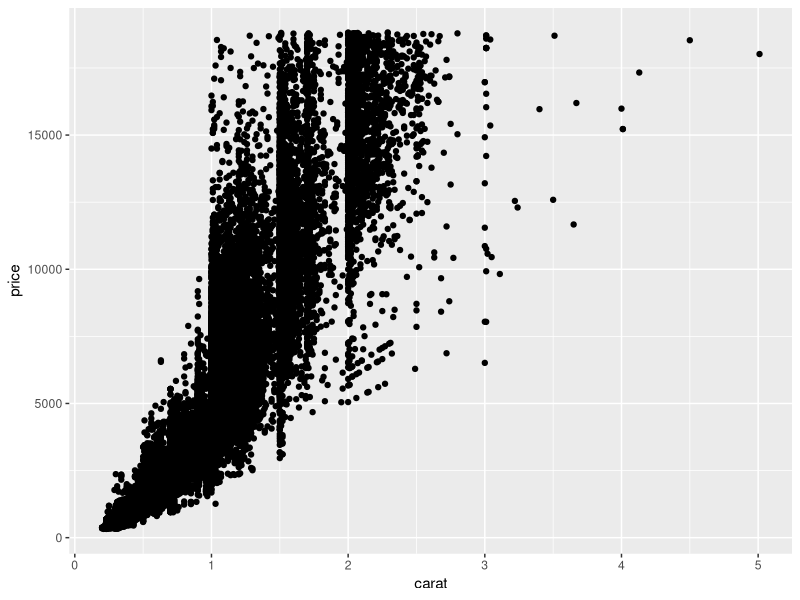
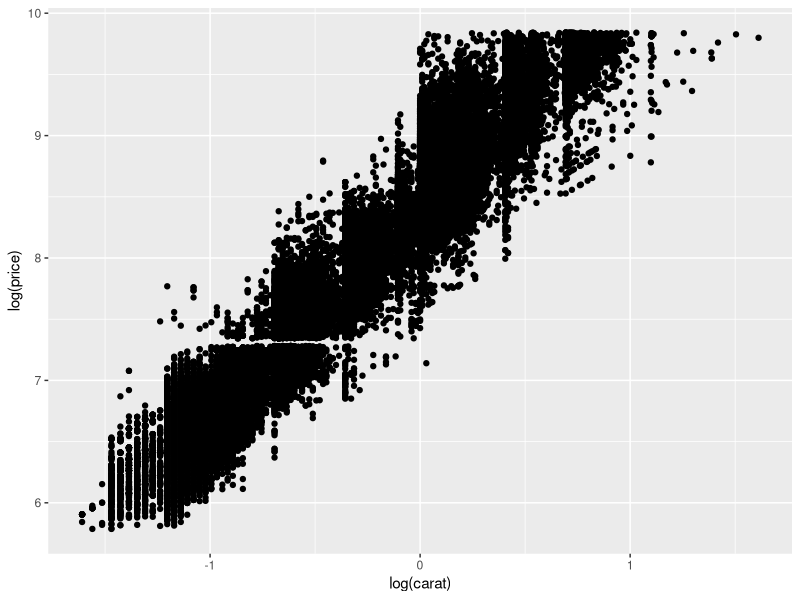
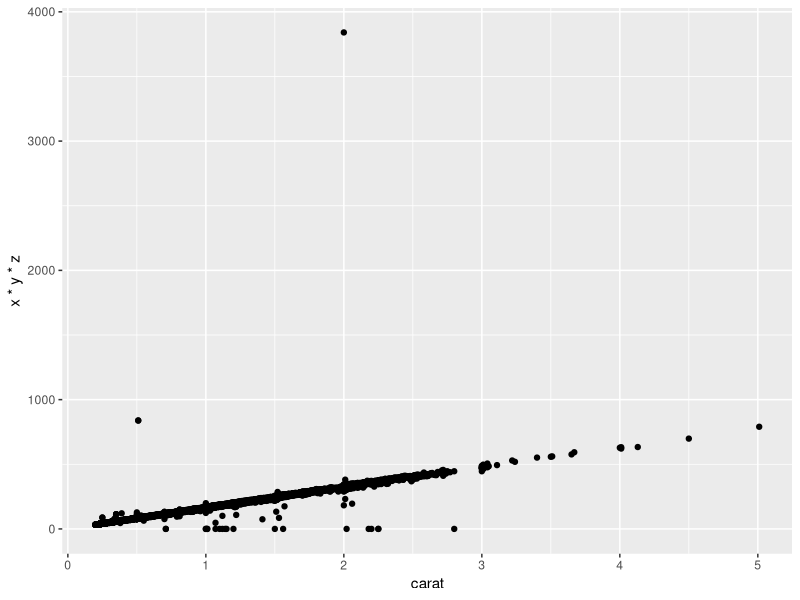
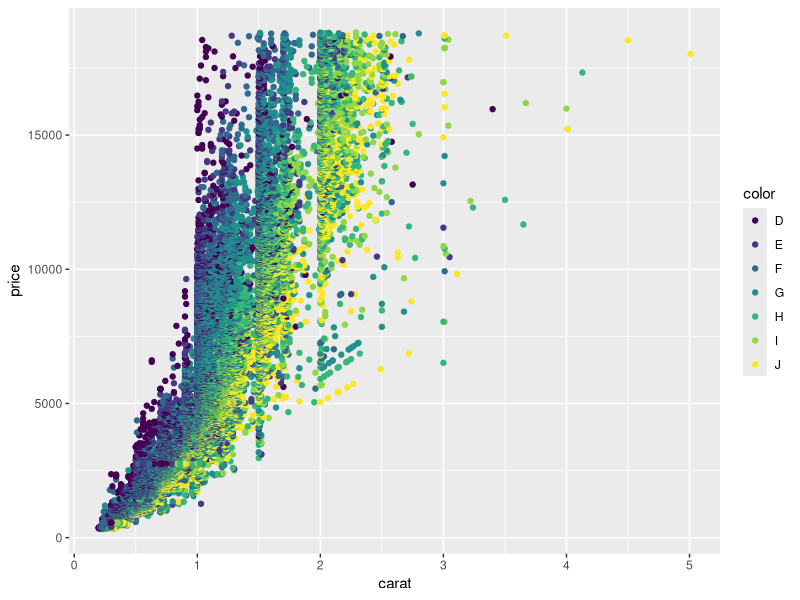
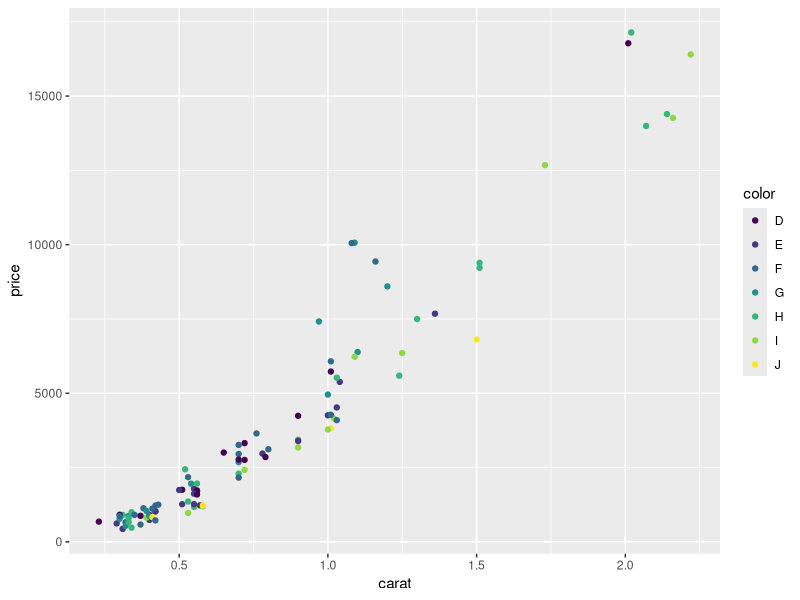
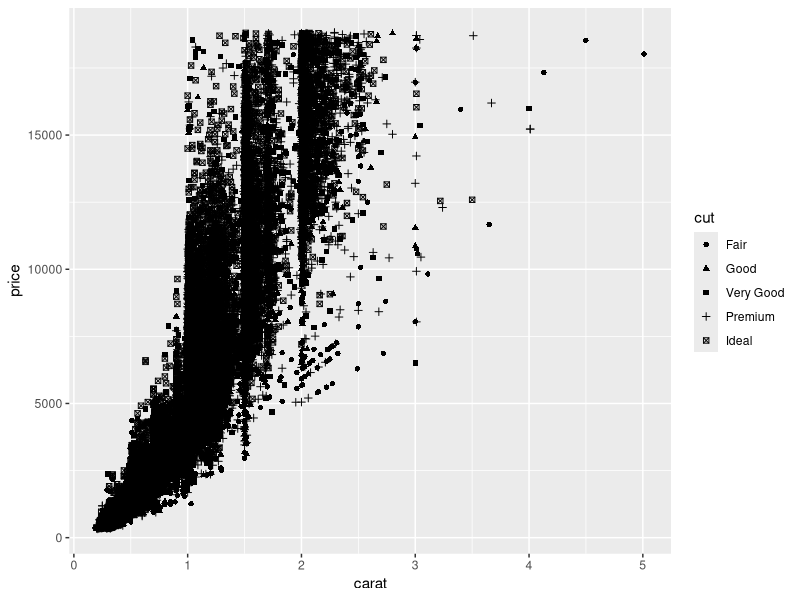
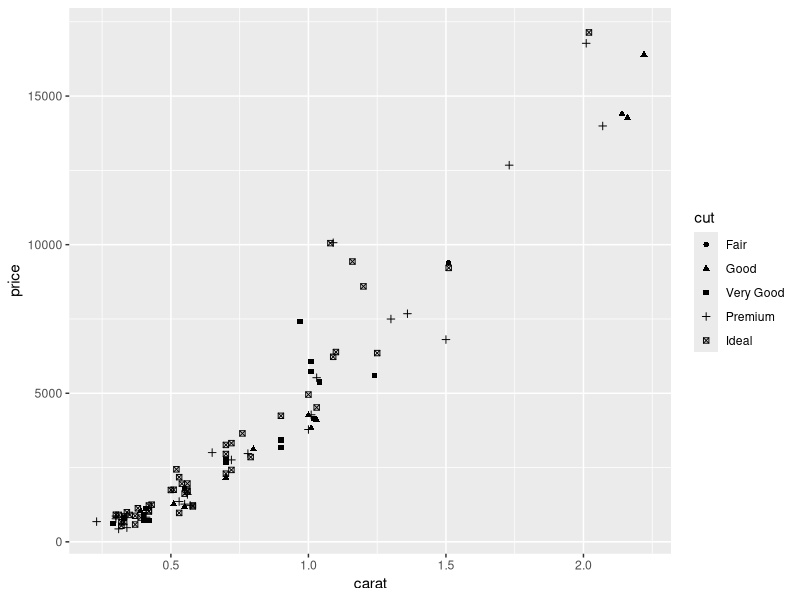
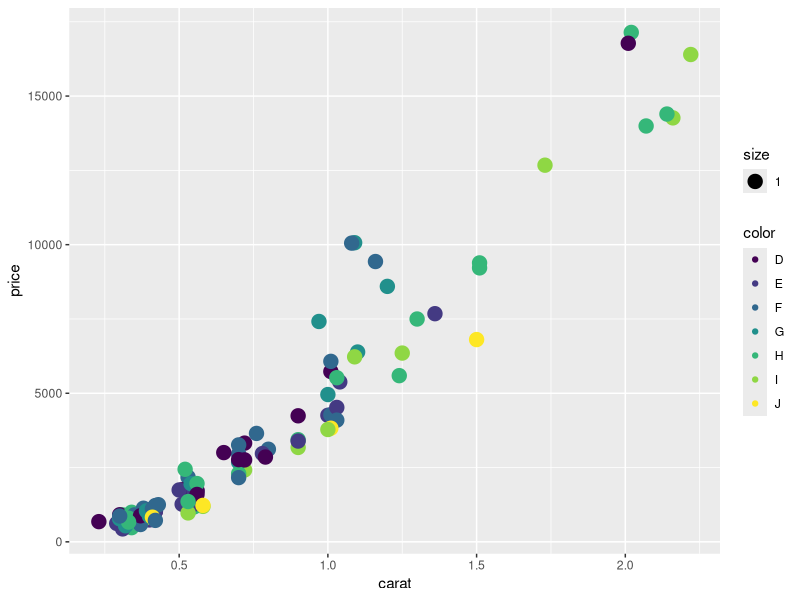

These charts were generated, in order, by the following R code:
# samushao misamartis gansazghvra
setwd()

setwd("D:\\R\\R\\R_Introductory_Workshops_Geolab\\ggplot2")

# paketis chamotvirtva
install.packages("ggplot2")

# bibliotekis gamodzakheba
library(ggplot2)

# monacemta nakrebis shemotana
d <- ggplot(diamonds)
d <- data.frame(diamonds)
d <- diamonds
d

# shemtxveviti shercheva
dsmall <- diamonds[sample(nrow(diamonds), 100), ]

# sabaziso gamoyeneba - x da y gherdzebi
ggplot(data = d, aes(x = carat, y = price)) + geom_point()

#ggplot() + geom_point(data = d, aes(x = carat, y = price))
#ggplot(d) + geom_point(aes(carat, price))

# log()
ggplot(data = d, aes(log(carat), log(price))) + geom_point()

# cvladebis kombinacia - wrfivi urtiertkavshiri moculobasa da wonas shoris
ggplot(data = d, aes(carat, x * y * z)) + geom_point()

# feri, zoma, forma da sxva "esTetiuru" atributebi - rogorc damatebiTi informacia
ggplot(data = d, aes(carat, price)) + geom_point(aes(colour = color)) # ferebi kategoriebis sachveneblad
ggplot(data = dsmall, aes(carat, price)) + geom_point(aes(colour = color))

ggplot(data = d, aes(carat, price)) + geom_point(aes(shape = cut)) # forma kategoriebis sachveneblad
ggplot(data = dsmall, aes(carat, price)) + geom_point(aes(shape = cut))

ggplot(data = dsmall, aes(carat, price)) + # zoma
  geom_point(aes(colour = color,
                 size = 1))

ggplot(data = d, aes(carat, price)) + geom_point(alpha = 0.1)   # 1/10
ggplot(data = d, aes(carat, price)) + geom_point(alpha = 0.01)  # 1/100
ggplot(data = d, aes(carat, price)) + geom_point(alpha = 0.005) # 1/200

# smoother
ggplot(data = d, aes(carat, price)) + geom_point() + 
  geom_smooth()
ggplot(data = dsmall, aes(carat, price)) + geom_point() + 
  geom_smooth()

ggplot(data = dsmall, aes(carat, price)) + geom_point() + #"span"
  geom_smooth(span = 0.2)

#facets (facet_grid&facet_wrap)
ggplot(data = d, aes(carat, price)) + geom_point() + 
  facet_wrap(~cut)

#plot
dplot <- ggplot(data = d, aes(carat, price)) + geom_point(aes(colour = cut)) + 
  facet_wrap(~cut)
dplot

#legenda
dplot_1 <- dplot + 
  labs(title = "?????????????????????????????? ??????????????????????????????????????? ????????????????????????",
       subtitle = "?????????????????????????????? ????????????????????????????????? ?????????????????????, ?????????????????? ?????? ????????????",
       caption = "???????????????: ggplot2, ????????? ??????????????????????????? ????????????") + 
  xlab("??????????????????") + ylab("????????????") +
  theme(
    plot.title = element_text(colour = "black", size = 14, face = "bold"),
    plot.subtitle = element_text(colour = "black", size = 12),
    plot.caption = element_text(colour = "black", size = 10, face = "italic", 
                                hjust = 1), 
    strip.text = element_text(size = 10, face = "bold"),
    axis.text.x = element_text(size = 8), 
    axis.text.y = element_text(size = 8), 
    legend.position = "bottom", 
    legend.text = element_text(size = 12), 
    legend.justification = 0
  ) + 
  scale_color_discrete(name = "????????????????????????????????? ?????????????????????")

d$cut <- factor(d$cut, levels = c("Fair", "Good", "Very Good", "Premium", "Ideal"), 
                labels = c("?????????????????????", "???????????????", "?????????????????? ???????????????", "????????????????????????", "????????????????????????"))

dplot_1

#plotis shenaxva
ggsave("dplot_1.png", width = 29.7, height = 21, units = "cm")

